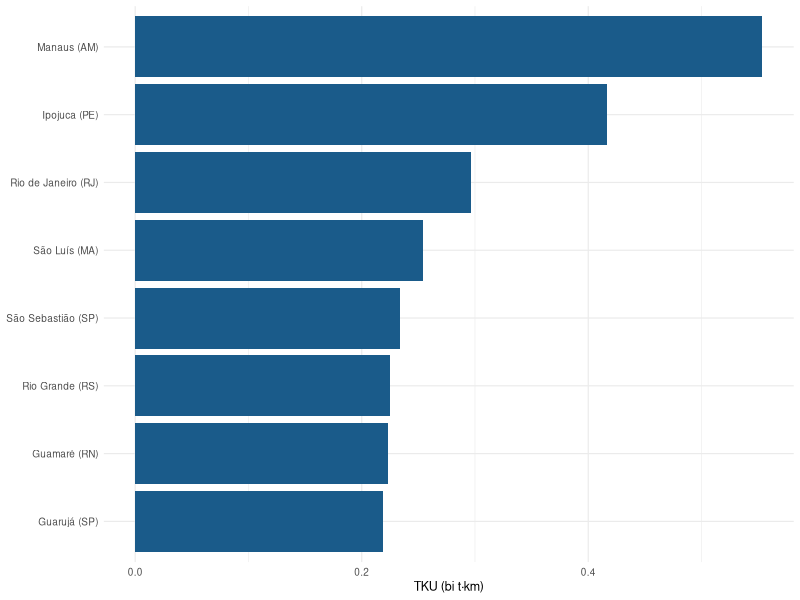

R code for this plot:
## ---- chunk 1
library(dplyr)
library(stringr)
library(readxl)
## ---- chunk 2
# no desenvolvimento; quando renderizado, `params` vem do YAML
if (!exists("params")) params <- list(municipio = "Paranaguá", uf = "PR", ano = 2025)

params$municipio
## ---- chunk 3
colunas <- c("ano", "perfil", "sh2",
             "pais_origem", "uf_origem", "cidade_origem", "instalacao_origem",
             "pais_destino", "uf_destino", "cidade_destino", "instalacao_destino",
             "tku")

cabotagem <- readxl::read_excel("dados/cabotagem_tku_2025.xlsx", na = c("", "-"))
names(cabotagem) <- colunas

cabotagem <- cabotagem |>
  dplyr::mutate(dplyr::across(dplyr::where(is.character), str_squish)) |>
  dplyr::filter(tku > 0)

dados_muni <- cabotagem |>
  dplyr::filter(cidade_destino == params$municipio, uf_destino == params$uf)

resumo <- dados_muni |>
  dplyr::summarise(
    ligacoes = dplyr::n(),
    tku_bi = sum(tku) / 1e9,
    perfis = dplyr::n_distinct(perfil),
    origens = dplyr::n_distinct(paste(cidade_origem, uf_origem))
  )

resumo |> knitr::kable()
## ---- chunk 4
#| label: fig-param
#| fig-cap: "Origens do TKU recebido pelo município"
#| fig-height: 3.6
library(ggplot2)

dados_muni |>
  dplyr::mutate(origem = dplyr::if_else(is.na(cidade_origem), "ZEE/Plataforma",
                          paste0(cidade_origem, " (", uf_origem, ")"))) |>
  dplyr::summarise(tku_bi = sum(tku) / 1e9, .by = origem) |>
  dplyr::slice_max(tku_bi, n = 8) |>
  ggplot2::ggplot(ggplot2::aes(tku_bi, reorder(origem, tku_bi))) +
  ggplot2::geom_col(fill = "#1a5b8a") +
  ggplot2::labs(x = "TKU (bi t·km)", y = NULL) +
  ggplot2::theme_minimal(base_size = 9)
